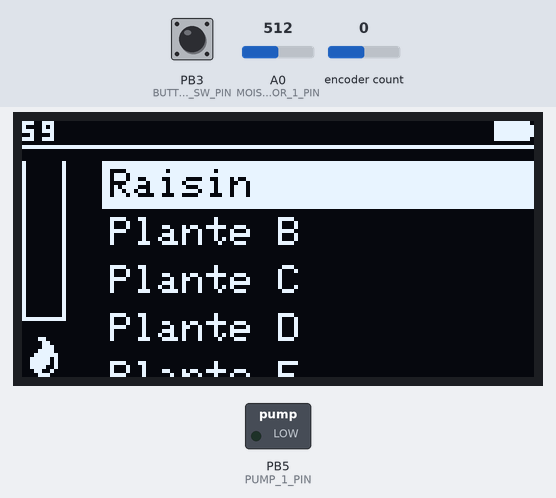
A sketch run on a simulated ATtiny85, built with avr-gcc and run on an emulated ATtiny85. Parts: 128×64 one-colour display, switched loads named in the sketch (green lamp = pin HIGH). The inputs (shaded band) are chosen by the test bench; at power-on: PB3 (BUTTON_SW_PIN) HIGH, encoder count 0, A0 (MOISTURE_SENSOR_1_PIN) = 512.

Above: at 0.2 s.
1.3 s: PB3 (BUTTON_SW_PIN) pulled LOW for 3.2 s
At 1.67 s:
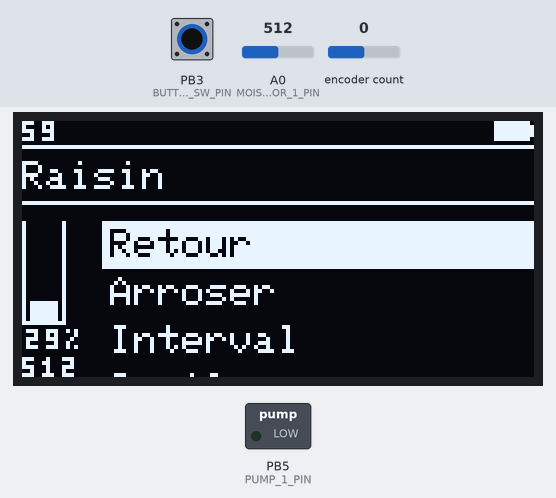
6.0 s: PB3 (BUTTON_SW_PIN) pulled LOW for 0.15 s
9.1 s: encoder count set to 1
At 9.9 s:
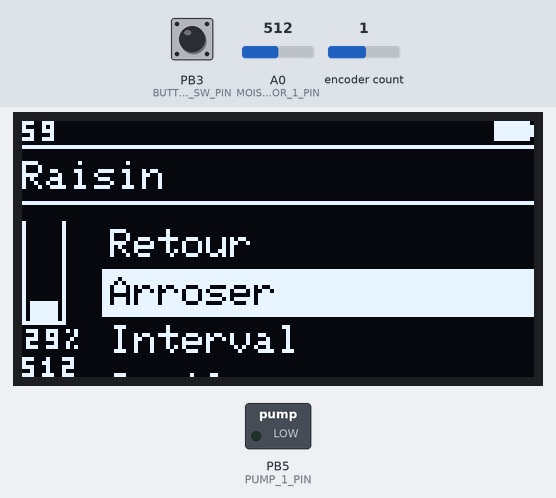
10.7 s: PB3 (BUTTON_SW_PIN) pulled LOW for 1 s
At 11.09 s:
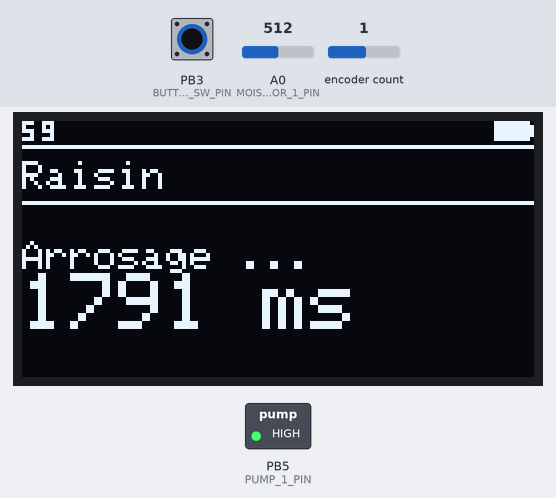
12.3 s: A0 (MOISTURE_SENSOR_1_PIN) set to 716
At 13.5 s:
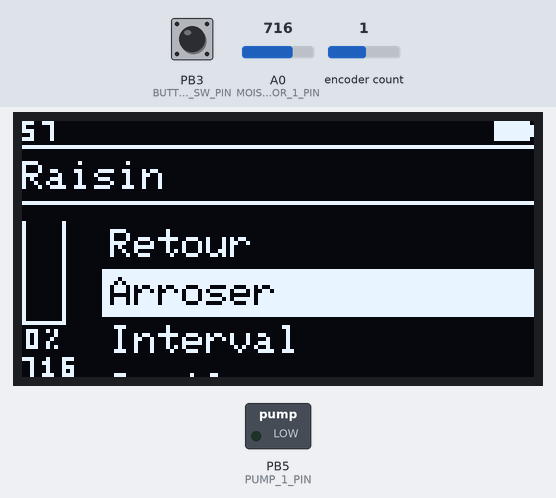
15.2 s: encoder count set to 2
At 15.9 s:
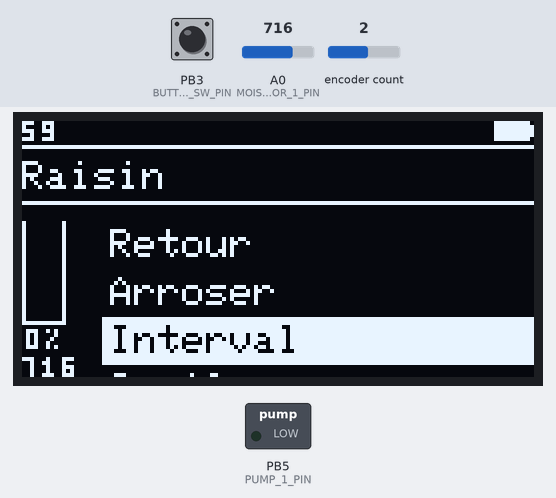
Timing chart, 0 to 17.8 s (numbered marks = the images above; inputs shaded):
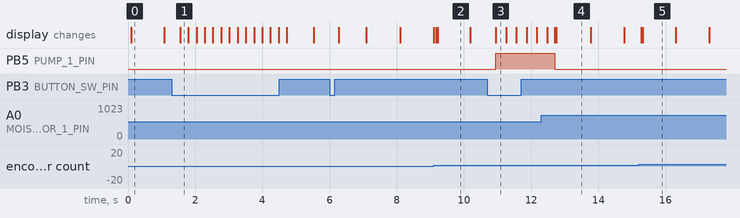

The sketch:

sketch.ino
```cpp
#include <Encoder.h> // http://www.pjrc.com/teensy/td_libs_Encoder.html
#include <LowPower.h>
#include <Wire.h>
#include <Adafruit_SSD1306.h>

#define SCREEN_WIDTH 128
#define SCREEN_HEIGHT 64
#define BUTTON_CLK_PIN 2
#define BUTTON_DT_PIN 4
#define BUTTON_SW_PIN 3
#define MOISTURE_SENSOR_1_PIN A0
#define MOISTURE_SENSOR_2_PIN A1
#define MOISTURE_SENSOR_3_PIN A2
#define MOISTURE_SENSOR_4_PIN A3
#define PUMP_1_PIN 5
#define PUMP_2_PIN 6
#define PUMP_3_PIN 7
#define PUMP_4_PIN 8
//#define ENCODER_DO_NOT_USE_INTERRUPTS

#define MAX_VOLT 4.2
#define MIN_VOLT 3.2
#define BATTERY_GAUGE_WIDTH 10

#define DELAY_POWER_SAVER 60000

Adafruit_SSD1306 screen(SCREEN_WIDTH, SCREEN_HEIGHT, &Wire, -1);

Encoder rotaryButton(BUTTON_CLK_PIN, BUTTON_DT_PIN);
long rotaryPosition = 0;
long lastActivityTime;

enum Page {
  PAGE_HOME,
  PAGE_PLANT,
  PAGE_WATERING,
  PAGE_INTERVAL,
  PAGE_MOISTURE_THRESHOLD
};
Page currentPage = PAGE_HOME;
uint8_t homePageMenuIndex = 0;
uint8_t homePageMenuOffset = 0;

struct Plant {
  char* name;
  uint16_t moistureSensorPin;
  uint16_t minMoisture;
  uint16_t maxMoisture;
  uint16_t pumpPin;
  uint16_t pumpDuration; // Milliseconds
  uint8_t interval; // Hours
  uint16_t moistureThreshold;
};
#define PLANT_COUNT 8
Plant plants[PLANT_COUNT] = {
  {
    /* name              */ "Raisin",
    /* moistureSensorPin */ MOISTURE_SENSOR_1_PIN,
    /* minMoisture       */ 300,
    /* maxMoisture .     */ 600,
    /* pumpPin           */ PUMP_1_PIN,
    /* pumpDuration      */ 2000,
    /* interval          */ 24,
    /* moistureThreshold */ 500
   },
  {"Plante B", MOISTURE_SENSOR_2_PIN, 300, 600, PUMP_2_PIN, 2000, 24, 500},
  {"Plante C", MOISTURE_SENSOR_3_PIN, 300, 600, PUMP_3_PIN, 2000, 24, 500},
  {"Plante D", MOISTURE_SENSOR_4_PIN, 300, 600, PUMP_4_PIN, 2000, 24, 500},
  {"Plante E", MOISTURE_SENSOR_4_PIN, 300, 600, PUMP_4_PIN, 2000, 24, 500},
  {"Plante F", MOISTURE_SENSOR_4_PIN, 300, 600, PUMP_4_PIN, 2000, 24, 500},
  {"Plante G", MOISTURE_SENSOR_4_PIN, 300, 600, PUMP_4_PIN, 2000, 24, 500},
  {"Plante H", MOISTURE_SENSOR_4_PIN, 300, 600, PUMP_4_PIN, 2000, 24, 500}
};
uint8_t plantPageMenuIndex = 0;
uint8_t plantPageMenuOffset = 0;
#define PLANT_PAGE_MENU_SIZE 4
char *plantPageMenu[PLANT_PAGE_MENU_SIZE] = {
  "Retour",
  "Arroser",
  "Interval",
  "Seuil"
};
long pumpStartTime;

void setup() {
  /*
    Serial.begin(2000000);
    Serial.println(F("Initialize System"));
  //*/

  setupPowerSaver();
  setupScreen();
  setupRotaryButton();
  setupMoistureSensors();
  setupPumps();
}

void loop() {
  Plant plant = plants[homePageMenuIndex];

  if (currentPage == PAGE_WATERING) {
    if ((millis() - pumpStartTime) > plant.pumpDuration) {
      digitalWrite(plant.pumpPin, LOW);
      currentPage = PAGE_PLANT;
    } else {
      digitalWrite(plant.pumpPin, HIGH);
    }
  } else {
    checkPowerSaver();

    uint8_t newRotaryPosition = rotaryButton.read() / 4;
    if (newRotaryPosition != rotaryPosition) {
      if (newRotaryPosition > rotaryPosition) {
        onNext();
      } else {
        onPrevious();
      }
      rotaryPosition = newRotaryPosition;
    }

    if (digitalRead(BUTTON_SW_PIN) == LOW) {
      onClick();
      delay(200);
    }
  }

  updateScreen();
}

void setupPowerSaver() {
  lastActivityTime = millis();
}

void checkPowerSaver() {
  if ((millis() - lastActivityTime) > DELAY_POWER_SAVER) {
    powerDown();
    checkPowerSaver();
  }
}

void setupScreen() {
  if (!screen.begin(SSD1306_SWITCHCAPVCC, 0x3C)) {
    //Serial.println("Screen allocation failed");
    for (;;);
  }

  screen.clearDisplay();
  screen.setTextWrap(false);

  screen.setTextSize(1);
  screen.setTextColor(WHITE);
  screen.display();
}

void setupRotaryButton() {
  pinMode(BUTTON_SW_PIN, INPUT_PULLUP);
}

void setupMoistureSensors() {
  pinMode(MOISTURE_SENSOR_1_PIN, INPUT);
  pinMode(MOISTURE_SENSOR_2_PIN, INPUT);
  pinMode(MOISTURE_SENSOR_3_PIN, INPUT);
  pinMode(MOISTURE_SENSOR_4_PIN, INPUT);
}

void setupPumps() {
  pinMode(PUMP_1_PIN, OUTPUT);
  pinMode(PUMP_2_PIN, OUTPUT);
  pinMode(PUMP_3_PIN, OUTPUT);
  pinMode(PUMP_4_PIN, OUTPUT);
}

void updateScreen() {
  screen.clearDisplay();

  // Header: Power Save Countdown
  long powerSaverCountdown = (DELAY_POWER_SAVER - (millis() - lastActivityTime)) / 1000;
  drawNumber(powerSaverCountdown, 0, 0);
  //drawNumber(rotaryPosition, 0, 0);

  // Header: Battery
  double currentVolt = readVcc() / 1000.0;
  double batteryLevel = currentVolt - MIN_VOLT;
  uint8_t batteryPercent = (batteryLevel / (MAX_VOLT - MIN_VOLT)) * 100;
  drawBattery(batteryPercent, SCREEN_WIDTH - BATTERY_GAUGE_WIDTH, 0);

  // Separator
  screen.drawFastHLine(0, 6, SCREEN_WIDTH, WHITE);

  // Page
  switch (currentPage) {
    case PAGE_HOME:
      displayHomePage();
      break;
    case PAGE_PLANT:
      displayPlantPage();
      break;
    case PAGE_WATERING:
      displayWateringPage();
      break;
    case PAGE_INTERVAL:
      displayIntervalPage();
      break;
    case PAGE_MOISTURE_THRESHOLD:
      displayMoistureThreshold();
      break;
  }

  // Update
  screen.display();
}

void displayHomePage() {
  // Water gauge
  uint8_t startX = 0;
  uint8_t startY = 10;
  screen.drawFastVLine(startX, startY, 40, WHITE);
  screen.drawFastVLine(startX + 10, startY, 40, WHITE);
  screen.drawFastHLine(startX, startY + 39, 11, WHITE);

  // Water icon
  uint8_t iconX = 0;
  uint8_t iconY = 54;
  screen.drawFastHLine(iconX + 4, iconY, 2, WHITE);
  screen.drawFastHLine(iconX + 5, iconY + 1, 2, WHITE);
  screen.drawFastHLine(iconX + 5, iconY + 2, 3, WHITE);
  screen.drawFastHLine(iconX + 4, iconY + 3, 4, WHITE);
  screen.drawFastHLine(iconX + 3, iconY + 4, 6, WHITE);
  screen.drawFastHLine(iconX + 2, iconY + 5, 7, WHITE);
  screen.drawFastHLine(iconX + 2, iconY + 6, 7, WHITE);
  screen.drawFastHLine(iconX + 2, iconY + 7, 7, WHITE);
  screen.drawFastHLine(iconX + 3, iconY + 8, 5, WHITE);
  screen.drawFastHLine(iconX + 4, iconY + 9, 3, WHITE);
  screen.drawFastVLine(iconX + 7, iconY + 5, 2, BLACK);
  screen.drawFastHLine(iconX + 6, iconY + 7, 2, BLACK);
  screen.drawFastHLine(iconX + 5, iconY + 8, 2, BLACK);

  // Menu
  uint8_t menuX = 20;
  uint8_t menuY = 10;
  screen.setTextSize(1);
  for (uint8_t index = homePageMenuOffset; index < PLANT_COUNT; index++) {
    screen.setCursor(menuX + 2, menuY + 2 + (index - homePageMenuOffset) * 12);
    screen.print(plants[index].name);
    if (index == homePageMenuIndex) {
      screen.fillRect(menuX, menuY + (index - homePageMenuOffset) * 12, SCREEN_WIDTH - menuX, 12, INVERSE);
    }
  }
}

void displayPlantPage() {
  Plant plant = plants[homePageMenuIndex];

  displayPlantTitle(plant);

  // Moisture sensor
  int16_t moistureValue = analogRead(plant.moistureSensorPin);
  int16_t moisturePercent = (1 - ((float) (moistureValue - plant.minMoisture) / (plant.maxMoisture - plant.minMoisture))) * 100;
  if (moisturePercent < 0) {
    moisturePercent = 0;
  }
  if (moisturePercent > 100) {
    moisturePercent = 100;
  }

  // Moisture gauge
  uint8_t startX = 0;
  uint8_t startY = 25;
  uint8_t width = 11;
  uint8_t height = 26;
  uint8_t gaugeHeight = ((float) (height - 2) / 100) * moisturePercent;
  screen.drawFastVLine(startX, startY, height, WHITE);
  screen.drawFastVLine(startX + width - 1, startY, height, WHITE);
  screen.drawFastHLine(startX, startY + height - 1, width, WHITE);
  screen.fillRect(startX + 2, startY + height - gaugeHeight, width - 4, gaugeHeight, WHITE);

  // Moisture percentage
  drawPercentage(moisturePercent, 1, 52);
  drawNumber(moistureValue, 0, 59);

  // Menu
  uint8_t menuX = 20;
  uint8_t menuY = 25;
  screen.setTextSize(1);
  for (uint8_t index = plantPageMenuOffset; index < PLANT_PAGE_MENU_SIZE; index++) {
    screen.setCursor(menuX + 2, menuY + 2 + (index - plantPageMenuOffset) * 12);
    screen.print(plantPageMenu[index]);
    if (index == plantPageMenuIndex) {
      screen.fillRect(menuX, menuY + (index - plantPageMenuOffset) * 12, SCREEN_WIDTH - menuX, 12, INVERSE);
    }
  }
}

void displayWateringPage() {
  Plant plant = plants[homePageMenuIndex];

  displayPlantTitle(plant);

  // Message
  screen.setCursor(0, 30);
  screen.setTextSize(1);
  screen.println("Arrosage ...");
  screen.setTextSize(2);
  screen.print(plant.pumpDuration - (millis() - pumpStartTime));
  screen.print(" ms");
}

void displayIntervalPage() {
  Plant plant = plants[homePageMenuIndex];

  displayPlantTitle(plant);

  screen.setCursor(0, 30);
  screen.setTextSize(3);
  screen.print(plant.interval);
  screen.print("h");
}

void displayMoistureThreshold() {
  Plant plant = plants[homePageMenuIndex];

  displayPlantTitle(plant);

  screen.setCursor(0, 30);
  screen.setTextSize(3);
  screen.print(plant.moistureThreshold);
}

void displayPlantTitle(Plant plant) {
  // Title
  screen.setCursor(0, 10);
  screen.setTextSize(1);
  screen.print(plant.name);

  // Separator
  screen.drawFastHLine(0, 20, SCREEN_WIDTH, WHITE);
}

void onNext() {
  wakeUp();

  if (currentPage == PAGE_HOME) {
    homePageMenuIndex++;
    if (homePageMenuIndex > PLANT_COUNT - 1) {
      homePageMenuIndex = 0;
      homePageMenuOffset = 0;
    } else if ((homePageMenuIndex - homePageMenuOffset) >= 4) {
      homePageMenuOffset++;
    }
  } else if (currentPage == PAGE_PLANT) {
    plantPageMenuIndex++;
    if (plantPageMenuIndex > PLANT_PAGE_MENU_SIZE - 1) {
      plantPageMenuIndex = 0;
      plantPageMenuOffset = 0;
    } else if ((plantPageMenuIndex - plantPageMenuOffset) >= 3) {
      plantPageMenuOffset++;
    }
  } else if (currentPage == PAGE_INTERVAL) {
    plants[homePageMenuIndex].interval++;
  } else if (currentPage == PAGE_MOISTURE_THRESHOLD) {
    plants[homePageMenuIndex].moistureThreshold++;
  }
}

void onPrevious() {
  wakeUp();

  if (currentPage == PAGE_HOME) {
    if (homePageMenuIndex == 0) {
      homePageMenuIndex = PLANT_COUNT - 1;
      homePageMenuOffset = PLANT_COUNT - 4;
    } else {
      homePageMenuIndex--;

      if ((homePageMenuIndex - homePageMenuOffset) < 0) {
        homePageMenuOffset--;
      }
    }
  } else if (currentPage == PAGE_PLANT) {
    if (plantPageMenuIndex == 0) {
      plantPageMenuIndex = PLANT_PAGE_MENU_SIZE - 1;
      plantPageMenuOffset = PLANT_PAGE_MENU_SIZE - 3;
    } else {
      plantPageMenuIndex--;

      if ((plantPageMenuIndex - plantPageMenuOffset) < 0) {
        plantPageMenuOffset--;
      }
    }
  } else if (currentPage == PAGE_INTERVAL) {
    plants[homePageMenuIndex].interval--;
  } else if (currentPage == PAGE_MOISTURE_THRESHOLD) {
    plants[homePageMenuIndex].moistureThreshold--;
  }
}

void onClick() {
  wakeUp();

  if (currentPage == PAGE_HOME) {
    currentPage = PAGE_PLANT;
    plantPageMenuIndex = 0;
  } else if (currentPage == PAGE_PLANT) {
    // Back
    if (plantPageMenuIndex == 0) {
      currentPage = PAGE_HOME;
    }

    // Watering
    if (plantPageMenuIndex == 1) {
      currentPage = PAGE_WATERING;
      pumpStartTime = millis();
    }

    // Interval
    if (plantPageMenuIndex == 2) {
      currentPage = PAGE_INTERVAL;
    }

    // Moisture threshold
    if (plantPageMenuIndex == 3) {
      currentPage = PAGE_MOISTURE_THRESHOLD;
    }
  } else if (currentPage == PAGE_INTERVAL) {
    currentPage = PAGE_PLANT;
  } else if (currentPage == PAGE_MOISTURE_THRESHOLD) {
    currentPage = PAGE_PLANT;
  }
}

void powerDown() {
  screen.clearDisplay();
  screen.display();

  attachInterrupt(digitalPinToInterrupt(BUTTON_SW_PIN), wakeUp, LOW);
  LowPower.powerDown(SLEEP_8S, ADC_OFF, BOD_OFF);
  //LowPower.powerSave(SLEEP_FOREVER, ADC_OFF, BOD_OFF, TIMER2_ON);
  detachInterrupt(digitalPinToInterrupt(BUTTON_SW_PIN));
}

void wakeUp() {
  lastActivityTime = millis();
}

void drawDigit(uint8_t digit, uint8_t x, uint8_t y) {
  switch (digit) {
    case 0:
      screen.drawRect(x, y, 3, 5, WHITE);
      break;
    case 1:
      screen.drawFastVLine(x + 1, y, 5, WHITE);
      screen.drawFastHLine(x, y + 4, 3, WHITE);
      screen.drawPixel(x, y + 1, WHITE);
      break;
    case 2:
      screen.drawFastHLine(x, y, 3, WHITE);
      screen.drawPixel(x + 2, y + 1, WHITE);
      screen.drawFastHLine(x, y + 2, 3, WHITE);
      screen.drawPixel(x, y + 3, WHITE);
      screen.drawFastHLine(x, y + 4, 3, WHITE);
      break;
    case 3:
      screen.drawFastHLine(x, y, 3, WHITE);
      screen.drawFastHLine(x, y + 2, 3, WHITE);
      screen.drawFastHLine(x, y + 4, 3, WHITE);
      screen.drawFastVLine(x + 2, y, 5, WHITE);
      break;
    case 4:
      screen.drawFastVLine(x, y, 2, WHITE);
      screen.drawFastHLine(x, y + 2, 3, WHITE);
      screen.drawFastVLine(x + 2, y, 5, WHITE);
      break;
    case 5:
      screen.drawFastHLine(x, y, 3, WHITE);
      screen.drawPixel(x, y + 1, WHITE);
      screen.drawFastHLine(x, y + 2, 3, WHITE);
      screen.drawPixel(x + 2, y + 3, WHITE);
      screen.drawFastHLine(x, y + 4, 3, WHITE);
      break;
    case 6:
      screen.drawFastHLine(x, y, 3, WHITE);
      screen.drawPixel(x, y + 1, WHITE);
      screen.drawRect(x, y + 2, 3, 3, WHITE);
      break;
    case 7:
      screen.drawFastHLine(x, y, 3, WHITE);
      screen.drawFastVLine(x + 2, y, 5, WHITE);
      break;
    case 8:
      screen.drawRect(x, y, 3, 3, WHITE);
      screen.drawRect(x, y + 2, 3, 3, WHITE);
      break;
    case 9:
      screen.drawFastHLine(x, y + 4, 3, WHITE);
      screen.drawPixel(x + 2, y + 3, WHITE);
      screen.drawRect(x, y, 3, 3, WHITE);
      break;
  }
}

void drawPercentCharacter(uint8_t x, uint8_t y) {
  screen.drawPixel(x, y, WHITE);
  screen.drawPixel(x + 2, y + 4, WHITE);
  screen.drawFastVLine(x, y + 3, 2, WHITE);
  screen.drawPixel(x + 1, y + 2, WHITE);
  screen.drawFastVLine(x + 2, y, 2, WHITE);
}

void drawNumber(long value, uint8_t x, uint8_t y) {
  uint8_t digit;
  uint8_t offset = 0;

  if (value >= 10000) {
    digit = (value / 10000) % 10;
    drawDigit(digit, x + offset, y);
    offset += 5;
  }
  if (value >= 1000) {
    digit = (value / 1000) % 10;
    drawDigit(digit, x + offset, y);
    offset += 5;
  }
  if (value >= 100) {
    digit = (value / 100) % 10;
    drawDigit(digit, x + offset, y);
    offset += 5;
  }
  if (value >= 10) {
    digit = (value / 10) % 10;
    drawDigit(digit, x + offset, y);
    offset += 5;
  }

  digit = value % 10;
  drawDigit(digit, x + offset, y);
}

void drawPercentage(long value, uint8_t x, uint8_t y) {
  uint8_t digit;
  uint8_t offset = 0;

  if (value >= 100) {
    digit = (value / 100) % 10;
    drawDigit(digit, x + offset, y);
    offset += 5;
  }
  if (value >= 10) {
    digit = (value / 10) % 10;
    drawDigit(digit, x + offset, y);
    offset += 5;
  }

  digit = value % 10;
  drawDigit(digit, x + offset, y);

  drawPercentCharacter(x + offset + 5, y);
}

void drawBattery(uint8_t percent, uint8_t x, uint8_t y) {
  screen.drawRect(x, y, BATTERY_GAUGE_WIDTH, 5, WHITE);

  uint8_t gauge = percent / BATTERY_GAUGE_WIDTH;

  for (uint8_t offset = 0; offset < gauge; offset++) {
    screen.drawFastVLine(x + offset, y, 5, WHITE);
  }

  screen.drawPixel(x + BATTERY_GAUGE_WIDTH - 1, y, BLACK);
  screen.drawPixel(x + BATTERY_GAUGE_WIDTH - 1, y + 4, BLACK);
  screen.drawPixel(x + BATTERY_GAUGE_WIDTH - 2, y + 1, WHITE);
  screen.drawPixel(x + BATTERY_GAUGE_WIDTH - 2, y + 3, WHITE);
}

long readVcc() {
  // Read 1.1V reference against AVcc
  // set the reference to Vcc and the measurement to the internal 1.1V reference
#if defined(__AVR_ATmega32U4__) || defined(__AVR_ATmega1280__) || defined(__AVR_ATmega2560__)
  ADMUX = _BV(REFS0) | _BV(MUX4) | _BV(MUX3) | _BV(MUX2) | _BV(MUX1);
#elif defined (__AVR_ATtiny24__) || defined(__AVR_ATtiny44__) || defined(__AVR_ATtiny84__)
  ADMUX = _BV(MUX5) | _BV(MUX0);
#elif defined (__AVR_ATtiny25__) || defined(__AVR_ATtiny45__) || defined(__AVR_ATtiny85__)
  ADMUX = _BV(MUX3) | _BV(MUX2);
#else
  ADMUX = _BV(REFS0) | _BV(MUX3) | _BV(MUX2) | _BV(MUX1);
#endif

  delay(2); // Wait for Vref to settle
  ADCSRA |= _BV(ADSC); // Start conversion
  while (bit_is_set(ADCSRA, ADSC)); // measuring

  uint8_t low  = ADCL; // must read ADCL first - it then locks ADCH
  uint8_t high = ADCH; // unlocks both

  long result = (high << 8) | low;

  result = 1125300L / result; // Calculate Vcc (in mV); 1125300 = 1.1*1023*1000
  return result; // Vcc in millivolts
}
```

Measured:
- after the input at 1.3 s, the display: changes after 0.25 s (image 1)
- after the input at 9.1 s, the display: first changes after 0.08 s (image 2 shows a later state)
- after the input at 10.7 s, PB5 (PUMP_1_PIN): LOW → HIGH after 0.25 s; the display: changes after 0.25 s (image 3)
